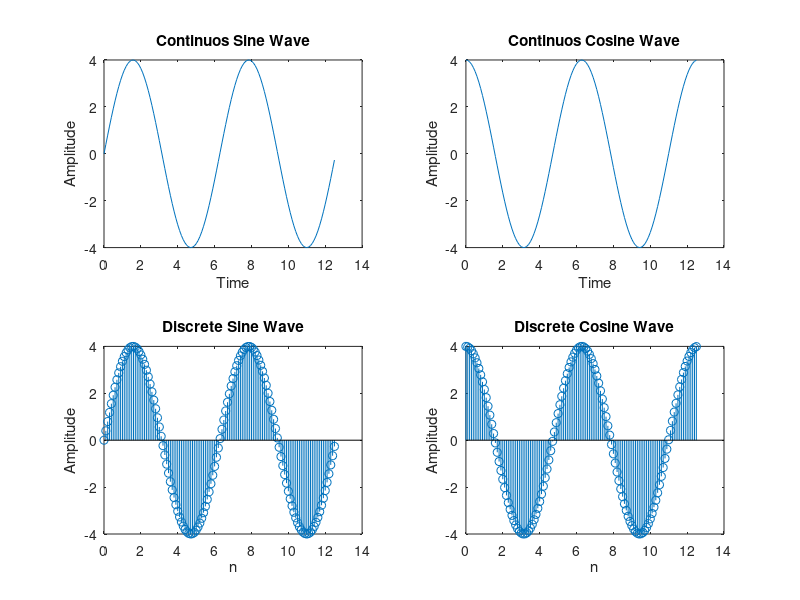

This chart was generated by the following MATLAB code:
% Generation of CT & DT Signals

clc ;

x = 0:0.1:4*pi ;
y = 4*sin(x) ;

subplot(2,2,1) ;
plot(x,y) ;
xlabel('Time') ;
ylabel('Amplitude') ;
title('Continuos Sine Wave') ;

subplot(2,2,3) ;
stem(x,y) ;
xlabel('n') ;
ylabel('Amplitude') ;
title('Discrete Sine Wave') ;

y = 4*cos(x) ;

subplot(2,2,2) ;
plot(x,y) ;
xlabel('Time') ;
ylabel('Amplitude') ;
title('Continuos Cosine Wave') ;

subplot(2,2,4) ;
stem(x,y) ;
xlabel('n') ;
ylabel('Amplitude') ;
title('Discrete Cosine Wave') ;
